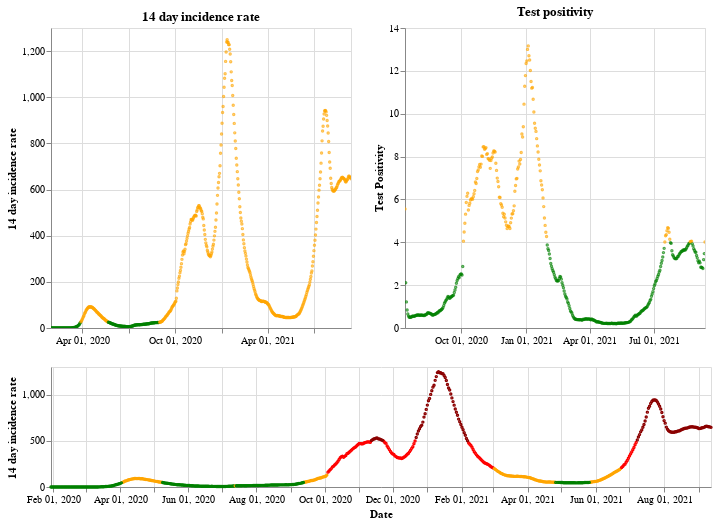

Notebook cell for this chart:
### Markdown cell above
## England

### Code cell
plot_traffic_light('England')

### Figure 1 — Vega-Lite specification as saved in the notebook (floating-point values rounded to 4 significant figures; data arrays with more than 128 entries replaced by an {"elided": "..."} marker saying what was removed)
{"config": {"view": {"continuousWidth": 400, "continuousHeight": 300}}, "vconcat": [{"hconcat": [{"mark": {"type": "point", "size": 2}, "encoding": {"color": {"condition": {"value": "green", "test": "(datum.twoWeeklyCasesRate <= 25)"}, "value": "orange"}, "tooltip": [{"type": "nominal", "field": "areaName"}, {"type": "temporal", "field": "date"}, {"type": "quantitative", "field": "twoWeeklyCasesRate"}, {"type": "quantitative", "field": "testPositivity"}], "x": {"type": "temporal", "axis": {"title": ""}, "field": "date", "scale": {"domain": {"selection": "DateBrush"}}, "timeUnit": "yearmonthdate"}, "y": {"type": "quantitative", "axis": {"title": "14 day incidence rate"}, "field": "twoWeeklyCasesRate"}}, "title": "14 day incidence rate", "width": 300}, {"mark": {"type": "point", "size": 2}, "encoding": {"color": {"condition": {"value": "green", "test": "(datum.testPositivity <= 4)"}, "value": "orange"}, "tooltip": [{"type": "nominal", "field": "areaName"}, {"type": "temporal", "field": "date"}, {"type": "quantitative", "field": "twoWeeklyCasesRate"}, {"type": "quantitative", "field": "testPositivity"}], "x": {"type": "temporal", "axis": {"title": ""}, "field": "date", "scale": {"domain": {"selection": "DateBrush"}}, "timeUnit": "yearmonthdate"}, "y": {"type": "quantitative", "axis": {"title": "Test Positivity"}, "field": "testPositivity"}}, "title": "Test positivity", "width": 300}]}, {"layer": [{"mark": {"type": "point", "size": 2}, "encoding": {"color": {"condition": {"value": "orange", "test": "(((datum.testPositivity < 4) && (datum.twoWeeklyCasesRate >= 50)) && (datum.twoWeeklyCasesRate < 200))"}, "value": "red"}, "opacity": {"condition": {"value": 1, "test": "((datum.twoWeeklyCasesRate >= 50) && (datum.twoWeeklyCasesRate < 500))"}, "value": 0}, "tooltip": [{"type": "nominal", "field": "areaName"}, {"type": "temporal", "field": "date"}, {"type": "quantitative", "field": "twoWeeklyCasesRate"}, {"type": "quantitative", "field": "testPositivity"}], "x": {"type": "temporal", "axis": {"title": "Date"}, "field": "date", "timeUnit": "yearmonthdate"}, "y": {"type": "quantitative", "axis": {"title": "14 day incidence rate"}, "field": "twoWeeklyCasesRate"}}, "selection": {"DateBrush": {"type": "interval", "encodings": ["x"], "fields": ["Time"]}}}, {"mark": {"type": "point", "size": 2}, "encoding": {"color": {"value": "darkred"}, "opacity": {"condition": {"value": 1, "test": "(datum.twoWeeklyCasesRate >= 500)"}, "value": 0}, "tooltip": [{"type": "nominal", "field": "areaName"}, {"type": "temporal", "field": "date"}, {"type": "quantitative", "field": "twoWeeklyCasesRate"}, {"type": "quantitative", "field": "testPositivity"}], "x": {"type": "temporal", "axis": {"title": "Date"}, "field": "date", "timeUnit": "yearmonthdate"}, "y": {"type": "quantitative", "axis": {"title": "14 day incidence rate"}, "field": "twoWeeklyCasesRate"}}}, {"mark": {"type": "point", "size": 2}, "encoding": {"color": {"condition": {"value": "green", "test": "((datum.testPositivity < 4) && (datum.twoWeeklyCasesRate < 50))"}, "value": "orange"}, "opacity": {"condition": {"value": 1, "test": "(datum.twoWeeklyCasesRate < 50)"}, "value": 0}, "tooltip": [{"type": "nominal", "field": "areaName"}, {"type": "temporal", "field": "date"}, {"type": "quantitative", "field": "twoWeeklyCasesRate"}, {"type": "quantitative", "field": "testPositivity"}], "x": {"type": "temporal", "axis": {"title": "Date"}, "field": "date", "timeUnit": "yearmonthdate"}, "y": {"type": "quantitative", "axis": {"title": "14 day incidence rate"}, "field": "twoWeeklyCasesRate"}}}], "height": 120, "width": 660}], "data": {"name": "data-10f615bacd4ea8f5f3f528f761d1da91"}, "$schema": "https://vega.github.io/schema/vega-lite/v4.8.1.json", "datasets": {"data-10f615bacd4ea8f5f3f528f761d1da91": {"elided": "592 records"}}}
